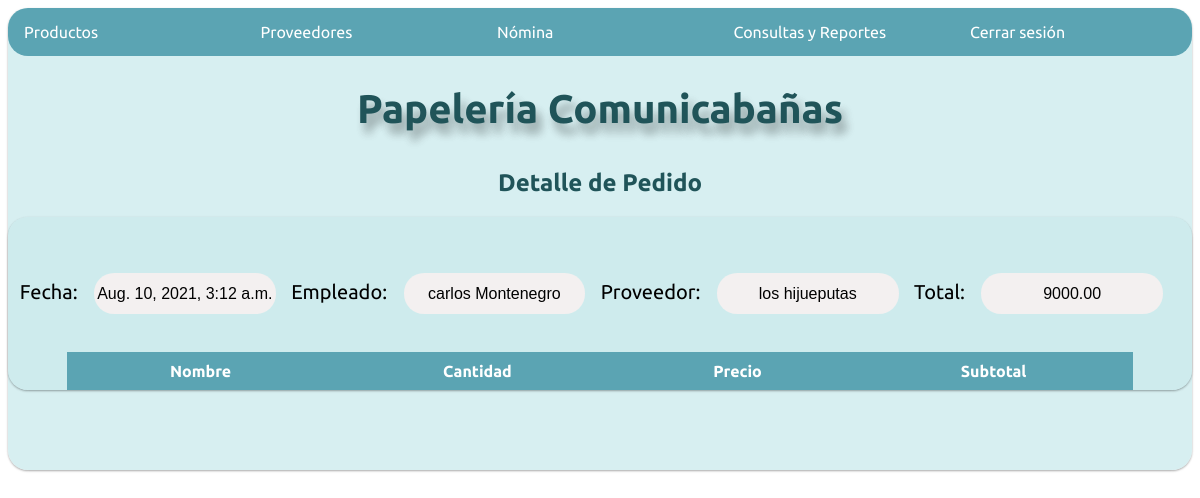
Page /detallepedido/1 on the committed database.
### Datos/models.py (models this page shows, shortened)
class Pedido(models.Model):
    id = models.AutoField(primary_key=True)
    Empleado = models.ForeignKey(Empleado, on_delete=models.CASCADE)
    Proveedor = models.ForeignKey(Proveedor, on_delete=models.CASCADE)
    Fecha = models.DateTimeField(auto_now_add=True)
    Hora = models.TimeField(auto_now_add=True)
    Total = models.DecimalField(max_digits=10, decimal_places=2)

class Empleado(models.Model):
    DNI = models.IntegerField(primary_key=True)
    Nombre = models.CharField(max_length=100)
    Apellido = models.CharField(max_length=100)
    Cargo = models.CharField(max_length=100)
    Estado = models.CharField(max_length=10)
    Password = models.CharField(max_length=100, default='1234')
    logged = models.BooleanField(default=False)

class Proveedor(models.Model):
    NIT = models.CharField(primary_key=True, max_length=20)
    Nombre = models.CharField(max_length=100)
    Telefono = models.IntegerField()

### Papeleria/views.py (the view)
# urls.py: path('detallepedido/<str:codigo>',v.detalleP, name= 'detalleP'),
def detalleP(request,codigo):
    if checkLG():
        pedido = Pedido.objects.get(id=codigo)
        detalles = DetallePedido.objects.filter(Pedido=pedido)
        print(detalles)
        return render(request, 'detallepedido.html', {'pedido': pedido, 'detalles': detalles})
    return render(request, 'login.html')

### Datos/views.py (called while the page is built)
def checkLG():
    empleados = Empleado.objects.all()
    for empleado in empleados:
        if empleado.logged == True:
            return True
    return False

### Papeleria/Templates/detallepedido.html (shortened to what this page needs)
{% extends "Base.html" %}
{% load static %}
{% block content %}
<head>
    <link rel="stylesheet" href='{% static "css/detalleventa.css" %}'>
</head>
<header style="text-align: center;">
    <h2 class=" subtitle" style=" padding-top: 10px; color:#205459" >Detalle de Pedido</h2>
</header>
<div class ="row center-xs" >
    <div class="card col-md-10 col-sm-10 col-xs-10">
        <br>
        <br>
        <label class="label" for="Fecha">Fecha: </label>
        <input type="text" class="form-control" id="Fecha" value="{{pedido.Fecha}}" readonly>
        <label class= "label" for="Empleado">Empleado: </label>
        <input type="text" class="form-control" id="Empleado" value="{{pedido.Empleado.Nombre}} {{pedido.Empleado.Apellido}}" readonly>
        <label class="label" for= "Proveedor"> Proveedor: </label>
        <input type="text" class="form-control" id="Proveedor" value="{{pedido.Proveedor.Nombre}}" >
        <label class= "label" for="Total">Total: </label>
        <input type="text" class="form-control" id="Total" value="{{pedido.Total}}" readonly>
        <br>
        <br>
        <table>
            <thead>
                <tr>
                    <th>Nombre</th>
                    <th>Cantidad</th>
                    <th>Precio</th>
                    <th>Subtotal</th>
                </tr>
            </thead>
        </table>
    </div>
</div>
{% endblock %}

### Papeleria/static/css/StylesProductos.css (style rules this page uses)
body { font-family:'Ubuntu', sans-serif; }
.card { border-radius: 20px; background-color: rgba(204, 235, 237, 0.781); box-shadow: 0 1px 3px rgba(0, 0, 0, 0.12), 0 1px 2px rgba(0, 0, 0, 0.24); }
table { width: 90%; border: 20px darkgray; border-collapse: collapse ; margin-left: 5%; margin-right: 5%; margin-bottom: 20px; }
td, th { padding-left: 20px; padding-right: 20px; padding-top: 10px; padding-bottom: 10px; width: auto !important; white-space: nowrap; }
th { background-color: #5BA4B3; cursor: pointer; user-select: none; color:white; }

### Papeleria/static/css/detalleventa.css (style rules this page uses)
.label { font-size: 20px; margin-right: 1%; margin-left: 1%; }
.form-control { border:none; padding-top:1%; padding-bottom: 1%; width: 15%; text-align: center; user-select: none; margin-top: 20px; background-color: rgb(243, 240, 240); margin-bottom: 20px; font-size: 16px; border-radius: 20px; }

### rows in the picture
Pedido: Fecha "Aug. 10, 2021, 3:12 a.m.", Empleado.Nombre "carlos Montenegro", Proveedor.Nombre "los hijueputas", Total "9000.00"
